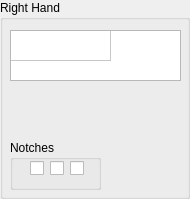
         <widget class="QGroupBox" name="groupBox_13">
          <property name="title">
           <string>Right Hand</string>
          </property>
          <widget class="InventoryTable" name="rthand_table">
           <property name="geometry">
            <rect>
             <x>10</x>
             <y>30</y>
             <width>171</width>
             <height>51</height>
            </rect>
           </property>
           <property name="maximumSize">
            <size>
             <width>200</width>
             <height>100</height>
            </size>
           </property>
           <property name="rowCount">
            <number>1</number>
           </property>
           <property name="columnCount">
            <number>1</number>
           </property>
           <attribute name="horizontalHeaderVisible">
            <bool>false</bool>
           </attribute>
           <attribute name="verticalHeaderVisible">
            <bool>false</bool>
           </attribute>
           <attribute name="verticalHeaderHighlightSections">
            <bool>false</bool>
           </attribute>
           <row/>
           <column/>
          </widget>
          <widget class="QGroupBox" name="groupBox_3">
           <property name="geometry">
            <rect>
             <x>10</x>
             <y>140</y>
             <width>91</width>
             <height>50</height>
            </rect>
           </property>
           <property name="minimumSize">
            <size>
             <width>75</width>
             <height>50</height>
            </size>
           </property>
           <property name="maximumSize">
            <size>
             <width>150</width>
             <height>50</height>
            </size>
           </property>
           <property name="title">
            <string>Notches</string>
           </property>
           <widget class="QCheckBox" name="rt_notch_1">
            <property name="geometry">
             <rect>
              <x>20</x>
              <y>20</y>
              <width>16</width>
              <height>16</height>
             </rect>
            </property>
            <property name="text">
             <string/>
            </property>
           </widget>
           <widget class="QCheckBox" name="rt_notch_2">
            <property name="geometry">
             <rect>
              <x>40</x>
              <y>20</y>
              <width>21</width>
              <height>16</height>
             </rect>
            </property>
            <property name="text">
             <string/>
            </property>
           </widget>
           <widget class="QCheckBox" name="rt_notch_3">
            <property name="geometry">
             <rect>
              <x>60</x>
              <y>20</y>
              <width>16</width>
              <height>16</height>
             </rect>
            </property>
            <property name="text">
             <string/>
            </property>
           </widget>
          </widget>
         </widget>
